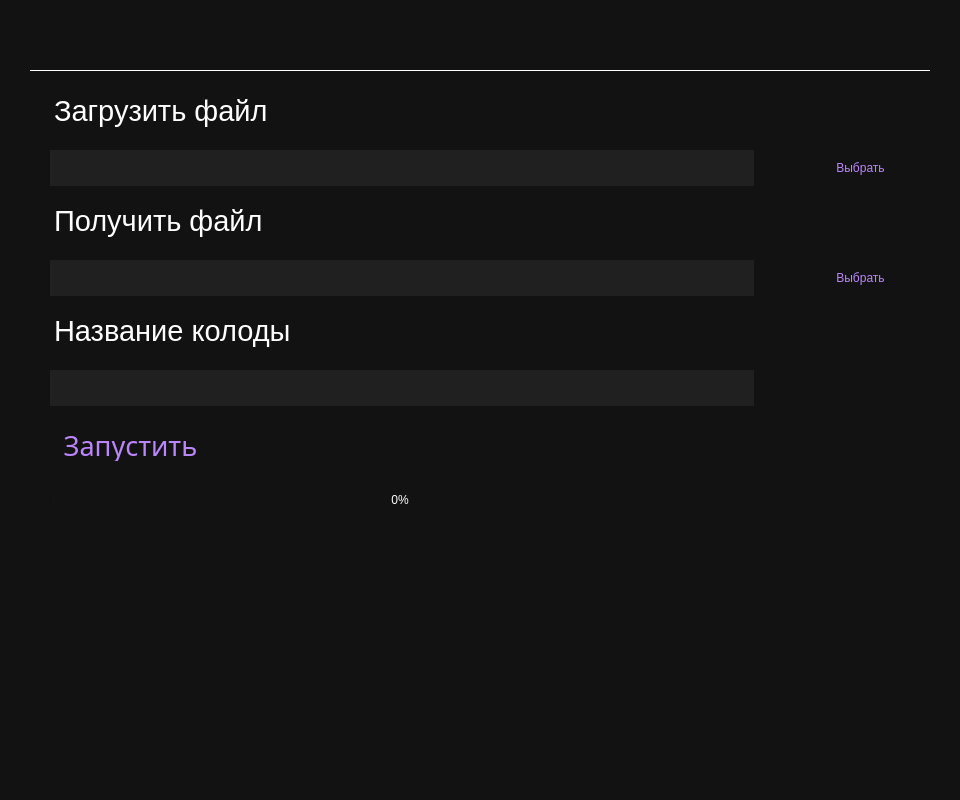
<?xml version="1.0" encoding="UTF-8"?>
<ui version="4.0">
 <class>MainWindow</class>
 <widget class="QMainWindow" name="MainWindow">
  <property name="geometry">
   <rect>
    <x>0</x>
    <y>0</y>
    <width>960</width>
    <height>800</height>
   </rect>
  </property>
  <property name="sizePolicy">
   <sizepolicy hsizetype="Fixed" vsizetype="Fixed">
    <horstretch>0</horstretch>
    <verstretch>0</verstretch>
   </sizepolicy>
  </property>
  <property name="minimumSize">
   <size>
    <width>960</width>
    <height>800</height>
   </size>
  </property>
  <property name="maximumSize">
   <size>
    <width>960</width>
    <height>800</height>
   </size>
  </property>
  <property name="font">
   <font>
    <family>Century Gothic</family>
    <pointsize>8</pointsize>
   </font>
  </property>
  <property name="mouseTracking">
   <bool>false</bool>
  </property>
  <property name="windowTitle">
   <string>MainWindow</string>
  </property>
  <property name="styleSheet">
   <string notr="true">*{
	border: none;
}
</string>
  </property>
  <property name="animated">
   <bool>true</bool>
  </property>
  <widget class="QWidget" name="centralwidget">
   <property name="styleSheet">
    <string notr="true">*{
	background-color: #121212;
}

#line{
	background-color: #ffffff;
}</string>
   </property>
   <widget class="QWidget" name="mainMenuContainer" native="true">
    <property name="geometry">
     <rect>
      <x>0</x>
      <y>0</y>
      <width>960</width>
      <height>70</height>
     </rect>
    </property>
    <property name="sizePolicy">
     <sizepolicy hsizetype="Fixed" vsizetype="Fixed">
      <horstretch>0</horstretch>
      <verstretch>0</verstretch>
     </sizepolicy>
    </property>
    <property name="minimumSize">
     <size>
      <width>960</width>
      <height>70</height>
     </size>
    </property>
    <property name="maximumSize">
     <size>
      <width>960</width>
      <height>70</height>
     </size>
    </property>
    <property name="sizeIncrement">
     <size>
      <width>960</width>
      <height>70</height>
     </size>
    </property>
    <property name="styleSheet">
     <string notr="true"/>
    </property>
    <widget class="QFrame" name="mainMenuFrame">
     <property name="enabled">
      <bool>true</bool>
     </property>
     <property name="geometry">
      <rect>
       <x>30</x>
       <y>15</y>
       <width>907</width>
       <height>40</height>
      </rect>
     </property>
     <property name="sizePolicy">
      <sizepolicy hsizetype="Fixed" vsizetype="Fixed">
       <horstretch>0</horstretch>
       <verstretch>0</verstretch>
      </sizepolicy>
     </property>
     <property name="minimumSize">
      <size>
       <width>907</width>
       <height>40</height>
      </size>
     </property>
     <property name="maximumSize">
      <size>
       <width>907</width>
       <height>40</height>
      </size>
     </property>
     <property name="sizeIncrement">
      <size>
       <width>907</width>
       <height>40</height>
      </size>
     </property>
     <property name="frameShape">
      <enum>QFrame::StyledPanel</enum>
     </property>
     <property name="frameShadow">
      <enum>QFrame::Raised</enum>
     </property>
     <widget class="QPushButton" name="settingButton">
      <property name="enabled">
       <bool>true</bool>
      </property>
      <property name="geometry">
       <rect>
        <x>0</x>
        <y>0</y>
        <width>40</width>
        <height>40</height>
       </rect>
      </property>
      <property name="sizePolicy">
       <sizepolicy hsizetype="Fixed" vsizetype="Fixed">
        <horstretch>0</horstretch>
        <verstretch>0</verstretch>
       </sizepolicy>
      </property>
      <property name="minimumSize">
       <size>
        <width>40</width>
        <height>40</height>
       </size>
      </property>
      <property name="maximumSize">
       <size>
        <width>40</width>
        <height>40</height>
       </size>
      </property>
      <property name="sizeIncrement">
       <size>
        <width>0</width>
        <height>0</height>
       </size>
      </property>
      <property name="baseSize">
       <size>
        <width>40</width>
        <height>40</height>
       </size>
      </property>
      <property name="cursor">
       <cursorShape>PointingHandCursor</cursorShape>
      </property>
      <property name="autoFillBackground">
       <bool>false</bool>
      </property>
      <property name="styleSheet">
       <string notr="true">#mainMenuFrame{
	color: #bb86fc;
}</string>
      </property>
      <property name="text">
       <string/>
      </property>
      <property name="icon">
       <iconset resource="resources.qrc">
        <normaloff>:/icons/icons/iconizer-settings.svg</normaloff>:/icons/icons/iconizer-settings.svg</iconset>
      </property>
      <property name="iconSize">
       <size>
        <width>40</width>
        <height>40</height>
       </size>
      </property>
     </widget>
     <widget class="QPushButton" name="reportButton">
      <property name="geometry">
       <rect>
        <x>684</x>
        <y>2</y>
        <width>40</width>
        <height>40</height>
       </rect>
      </property>
      <property name="sizePolicy">
       <sizepolicy hsizetype="Fixed" vsizetype="Fixed">
        <horstretch>0</horstretch>
        <verstretch>0</verstretch>
       </sizepolicy>
      </property>
      <property name="minimumSize">
       <size>
        <width>40</width>
        <height>40</height>
       </size>
      </property>
      <property name="maximumSize">
       <size>
        <width>40</width>
        <height>40</height>
       </size>
      </property>
      <property name="cursor">
       <cursorShape>PointingHandCursor</cursorShape>
      </property>
      <property name="text">
       <string/>
      </property>
      <property name="icon">
       <iconset resource="resources.qrc">
        <normaloff>:/icons/icons/iconizer-alert-circle.svg</normaloff>:/icons/icons/iconizer-alert-circle.svg</iconset>
      </property>
      <property name="iconSize">
       <size>
        <width>38</width>
        <height>38</height>
       </size>
      </property>
     </widget>
     <widget class="QPushButton" name="helpButton">
      <property name="geometry">
       <rect>
        <x>744</x>
        <y>2</y>
        <width>40</width>
        <height>40</height>
       </rect>
      </property>
      <property name="sizePolicy">
       <sizepolicy hsizetype="Fixed" vsizetype="Fixed">
        <horstretch>0</horstretch>
        <verstretch>0</verstretch>
       </sizepolicy>
      </property>
      <property name="minimumSize">
       <size>
        <width>40</width>
        <height>40</height>
       </size>
      </property>
      <property name="maximumSize">
       <size>
        <width>40</width>
        <height>40</height>
       </size>
      </property>
      <property name="cursor">
       <cursorShape>PointingHandCursor</cursorShape>
      </property>
      <property name="text">
       <string/>
      </property>
      <property name="icon">
       <iconset resource="resources.qrc">
        <normaloff>:/icons/icons/iconizer-help-circle.svg</normaloff>:/icons/icons/iconizer-help-circle.svg</iconset>
      </property>
      <property name="iconSize">
       <size>
        <width>38</width>
        <height>38</height>
       </size>
      </property>
     </widget>
     <widget class="QPushButton" name="exitButton">
      <property name="geometry">
       <rect>
        <x>849</x>
        <y>2</y>
        <width>40</width>
        <height>40</height>
       </rect>
      </property>
      <property name="sizePolicy">
       <sizepolicy hsizetype="Fixed" vsizetype="Fixed">
        <horstretch>0</horstretch>
        <verstretch>0</verstretch>
       </sizepolicy>
      </property>
      <property name="minimumSize">
       <size>
        <width>40</width>
        <height>40</height>
       </size>
      </property>
      <property name="maximumSize">
       <size>
        <width>40</width>
        <height>40</height>
       </size>
      </property>
      <property name="cursor">
       <cursorShape>PointingHandCursor</cursorShape>
      </property>
      <property name="text">
       <string/>
      </property>
      <property name="icon">
       <iconset resource="resources.qrc">
        <normaloff>:/icons/icons/iconizer-x.svg</normaloff>:/icons/icons/iconizer-x.svg</iconset>
      </property>
      <property name="iconSize">
       <size>
        <width>38</width>
        <height>38</height>
       </size>
      </property>
     </widget>
    </widget>
   </widget>
   <widget class="QWidget" name="mainAreaWidget" native="true">
    <property name="geometry">
     <rect>
      <x>0</x>
      <y>70</y>
      <width>960</width>
      <height>730</height>
     </rect>
    </property>
    <property name="sizePolicy">
     <sizepolicy hsizetype="Fixed" vsizetype="Fixed">
      <horstretch>0</horstretch>
      <verstretch>0</verstretch>
     </sizepolicy>
    </property>
    <property name="minimumSize">
     <size>
      <width>960</width>
      <height>730</height>
     </size>
    </property>
    <property name="sizeIncrement">
     <size>
      <width>960</width>
      <height>730</height>
     </size>
    </property>
    <property name="styleSheet">
     <string notr="true">*{
	color: #ffffff;
}</string>
    </property>
    <widget class="QFrame" name="uploadFrame">
     <property name="enabled">
      <bool>true</bool>
     </property>
     <property name="geometry">
      <rect>
       <x>30</x>
       <y>20</y>
       <width>900</width>
       <height>100</height>
      </rect>
     </property>
     <property name="sizePolicy">
      <sizepolicy hsizetype="Fixed" vsizetype="Fixed">
       <horstretch>0</horstretch>
       <verstretch>0</verstretch>
      </sizepolicy>
     </property>
     <property name="minimumSize">
      <size>
       <width>900</width>
       <height>100</height>
      </size>
     </property>
     <property name="maximumSize">
      <size>
       <width>900</width>
       <height>100</height>
      </size>
     </property>
     <property name="styleSheet">
      <string notr="true">Line{
	background-color: #bb86fc;
}</string>
     </property>
     <property name="frameShape">
      <enum>QFrame::StyledPanel</enum>
     </property>
     <property name="frameShadow">
      <enum>QFrame::Raised</enum>
     </property>
     <widget class="QTextEdit" name="uploadTextEdit">
      <property name="geometry">
       <rect>
        <x>20</x>
        <y>60</y>
        <width>704</width>
        <height>36</height>
       </rect>
      </property>
      <property name="cursor" stdset="0">
       <cursorShape>IBeamCursor</cursorShape>
      </property>
      <property name="styleSheet">
       <string notr="true">*{
	color: #808080;
	background-color: #202020;
}</string>
      </property>
      <property name="html">
       <string>&lt;!DOCTYPE HTML PUBLIC &quot;-//W3C//DTD HTML 4.0//EN&quot; &quot;http://www.w3.org/TR/REC-html40/strict.dtd&quot;&gt;
&lt;html&gt;&lt;head&gt;&lt;meta name=&quot;qrichtext&quot; content=&quot;1&quot; /&gt;&lt;style type=&quot;text/css&quot;&gt;
p, li { white-space: pre-wrap; }
&lt;/style&gt;&lt;/head&gt;&lt;body style=&quot; font-family:'MS Shell Dlg 2'; font-size:8.25pt; font-weight:400; font-style:normal;&quot;&gt;
&lt;p style=&quot;-qt-paragraph-type:empty; margin-top:0px; margin-bottom:0px; margin-left:0px; margin-right:0px; -qt-block-indent:0; text-indent:0px;&quot;&gt;&lt;br /&gt;&lt;/p&gt;&lt;/body&gt;&lt;/html&gt;</string>
      </property>
     </widget>
     <widget class="QPushButton" name="upload_choisePushButton">
      <property name="geometry">
       <rect>
        <x>771</x>
        <y>60</y>
        <width>119</width>
        <height>35</height>
       </rect>
      </property>
      <property name="cursor">
       <cursorShape>PointingHandCursor</cursorShape>
      </property>
      <property name="styleSheet">
       <string notr="true">*{
	font: 14pt &quot;Century Gothic&quot;;
	color: #bb86fc;
	
	selection-background-color: rgb(32, 32, 32);
}
</string>
      </property>
      <property name="text">
       <string>Выбрать</string>
      </property>
     </widget>
     <widget class="Line" name="upload_line_top">
      <property name="geometry">
       <rect>
        <x>772</x>
        <y>60</y>
        <width>119</width>
        <height>1</height>
       </rect>
      </property>
      <property name="styleSheet">
       <string notr="true">*{
	color: #bb86fc
}</string>
      </property>
      <property name="orientation">
       <enum>Qt::Horizontal</enum>
      </property>
     </widget>
     <widget class="Line" name="upload_line_down">
      <property name="geometry">
       <rect>
        <x>772</x>
        <y>94</y>
        <width>119</width>
        <height>1</height>
       </rect>
      </property>
      <property name="styleSheet">
       <string notr="true">*{
	color: #bb86fc
}</string>
      </property>
      <property name="orientation">
       <enum>Qt::Horizontal</enum>
      </property>
     </widget>
     <widget class="Line" name="upload_line_right">
      <property name="geometry">
       <rect>
        <x>772</x>
        <y>60</y>
        <width>1</width>
        <height>35</height>
       </rect>
      </property>
      <property name="orientation">
       <enum>Qt::Vertical</enum>
      </property>
     </widget>
     <widget class="Line" name="upload_line_left">
      <property name="geometry">
       <rect>
        <x>890</x>
        <y>60</y>
        <width>1</width>
        <height>35</height>
       </rect>
      </property>
      <property name="orientation">
       <enum>Qt::Vertical</enum>
      </property>
     </widget>
     <widget class="QTextBrowser" name="uploadTextBrowser">
      <property name="geometry">
       <rect>
        <x>20</x>
        <y>0</y>
        <width>271</width>
        <height>51</height>
       </rect>
      </property>
      <property name="html">
       <string>&lt;!DOCTYPE HTML PUBLIC &quot;-//W3C//DTD HTML 4.0//EN&quot; &quot;http://www.w3.org/TR/REC-html40/strict.dtd&quot;&gt;
&lt;html&gt;&lt;head&gt;&lt;meta name=&quot;qrichtext&quot; content=&quot;1&quot; /&gt;&lt;style type=&quot;text/css&quot;&gt;
p, li { white-space: pre-wrap; }
&lt;/style&gt;&lt;/head&gt;&lt;body style=&quot; font-family:'MS Shell Dlg 2'; font-size:8.25pt; font-weight:400; font-style:normal;&quot;&gt;
&lt;p style=&quot; margin-top:0px; margin-bottom:0px; margin-left:0px; margin-right:0px; -qt-block-indent:0; text-indent:0px;&quot;&gt;&lt;span style=&quot; font-size:22pt;&quot;&gt;Загрузить файл&lt;/span&gt;&lt;/p&gt;&lt;/body&gt;&lt;/html&gt;</string>
      </property>
     </widget>
    </widget>
    <widget class="QFrame" name="uploadFrame_2">
     <property name="enabled">
      <bool>true</bool>
     </property>
     <property name="geometry">
      <rect>
       <x>30</x>
       <y>130</y>
       <width>900</width>
       <height>100</height>
      </rect>
     </property>
     <property name="sizePolicy">
      <sizepolicy hsizetype="Fixed" vsizetype="Fixed">
       <horstretch>0</horstretch>
       <verstretch>0</verstretch>
      </sizepolicy>
     </property>
     <property name="minimumSize">
      <size>
       <width>900</width>
       <height>100</height>
      </size>
     </property>
     <property name="maximumSize">
      <size>
       <width>900</width>
       <height>100</height>
      </size>
     </property>
     <property name="styleSheet">
      <string notr="true">Line{
	background-color: #bb86fc;
}</string>
     </property>
     <property name="frameShape">
      <enum>QFrame::StyledPanel</enum>
     </property>
     <property name="frameShadow">
      <enum>QFrame::Raised</enum>
     </property>
     <widget class="QTextEdit" name="uploadTextEdit_2">
      <property name="geometry">
       <rect>
        <x>20</x>
        <y>60</y>
        <width>704</width>
        <height>36</height>
       </rect>
      </property>
      <property name="sizePolicy">
       <sizepolicy hsizetype="Fixed" vsizetype="Fixed">
        <horstretch>0</horstretch>
        <verstretch>0</verstretch>
       </sizepolicy>
      </property>
      <property name="cursor" stdset="0">
       <cursorShape>IBeamCursor</cursorShape>
      </property>
      <property name="styleSheet">
       <string notr="true">*{
	color: #808080;
	background-color: #202020;
}</string>
      </property>
      <property name="html">
       <string>&lt;!DOCTYPE HTML PUBLIC &quot;-//W3C//DTD HTML 4.0//EN&quot; &quot;http://www.w3.org/TR/REC-html40/strict.dtd&quot;&gt;
&lt;html&gt;&lt;head&gt;&lt;meta name=&quot;qrichtext&quot; content=&quot;1&quot; /&gt;&lt;style type=&quot;text/css&quot;&gt;
p, li { white-space: pre-wrap; }
&lt;/style&gt;&lt;/head&gt;&lt;body style=&quot; font-family:'MS Shell Dlg 2'; font-size:8.25pt; font-weight:400; font-style:normal;&quot;&gt;
&lt;p style=&quot;-qt-paragraph-type:empty; margin-top:0px; margin-bottom:0px; margin-left:0px; margin-right:0px; -qt-block-indent:0; text-indent:0px;&quot;&gt;&lt;br /&gt;&lt;/p&gt;&lt;/body&gt;&lt;/html&gt;</string>
      </property>
     </widget>
     <widget class="QPushButton" name="upload_choisePushButton_2">
      <property name="geometry">
       <rect>
        <x>771</x>
        <y>60</y>
        <width>119</width>
        <height>35</height>
       </rect>
      </property>
      <property name="cursor">
       <cursorShape>PointingHandCursor</cursorShape>
      </property>
      <property name="styleSheet">
       <string notr="true">*{
	font: 14pt &quot;Century Gothic&quot;;
	color: #bb86fc;
	
	selection-background-color: rgb(32, 32, 32);
}
</string>
      </property>
      <property name="text">
       <string>Выбрать</string>
      </property>
     </widget>
     <widget class="Line" name="upload_line_top_2">
      <property name="geometry">
       <rect>
        <x>772</x>
        <y>60</y>
        <width>119</width>
        <height>1</height>
       </rect>
      </property>
      <property name="styleSheet">
       <string notr="true">*{
	color: #bb86fc
}</string>
      </property>
      <property name="orientation">
       <enum>Qt::Horizontal</enum>
      </property>
     </widget>
     <widget class="Line" name="upload_line_down_2">
      <property name="geometry">
       <rect>
        <x>772</x>
        <y>94</y>
        <width>119</width>
        <height>1</height>
       </rect>
      </property>
      <property name="styleSheet">
       <string notr="true">*{
	color: #bb86fc
}</string>
      </property>
      <property name="orientation">
       <enum>Qt::Horizontal</enum>
      </property>
     </widget>
     <widget class="Line" name="upload_line_right_2">
      <property name="geometry">
       <rect>
        <x>772</x>
        <y>60</y>
        <width>1</width>
        <height>35</height>
       </rect>
      </property>
      <property name="orientation">
       <enum>Qt::Vertical</enum>
      </property>
     </widget>
     <widget class="Line" name="upload_line_left_2">
      <property name="geometry">
       <rect>
        <x>890</x>
        <y>60</y>
        <width>1</width>
        <height>35</height>
       </rect>
      </property>
      <property name="orientation">
       <enum>Qt::Vertical</enum>
      </property>
     </widget>
     <widget class="QTextBrowser" name="uploadTextBrowser_2">
      <property name="geometry">
       <rect>
        <x>20</x>
        <y>0</y>
        <width>271</width>
        <height>51</height>
       </rect>
      </property>
      <property name="html">
       <string>&lt;!DOCTYPE HTML PUBLIC &quot;-//W3C//DTD HTML 4.0//EN&quot; &quot;http://www.w3.org/TR/REC-html40/strict.dtd&quot;&gt;
&lt;html&gt;&lt;head&gt;&lt;meta name=&quot;qrichtext&quot; content=&quot;1&quot; /&gt;&lt;style type=&quot;text/css&quot;&gt;
p, li { white-space: pre-wrap; }
&lt;/style&gt;&lt;/head&gt;&lt;body style=&quot; font-family:'MS Shell Dlg 2'; font-size:8.25pt; font-weight:400; font-style:normal;&quot;&gt;
&lt;p style=&quot; margin-top:0px; margin-bottom:0px; margin-left:0px; margin-right:0px; -qt-block-indent:0; text-indent:0px;&quot;&gt;&lt;span style=&quot; font-size:22pt;&quot;&gt;Получить файл&lt;/span&gt;&lt;/p&gt;&lt;/body&gt;&lt;/html&gt;</string>
      </property>
     </widget>
    </widget>
    <widget class="QFrame" name="uploadFrame_3">
     <property name="enabled">
      <bool>true</bool>
     </property>
     <property name="geometry">
      <rect>
       <x>30</x>
       <y>240</y>
       <width>900</width>
       <height>100</height>
      </rect>
     </property>
     <property name="sizePolicy">
      <sizepolicy hsizetype="Fixed" vsizetype="Fixed">
       <horstretch>0</horstretch>
       <verstretch>0</verstretch>
      </sizepolicy>
     </property>
     <property name="minimumSize">
      <size>
       <width>900</width>
       <height>100</height>
      </size>
     </property>
     <property name="maximumSize">
      <size>
       <width>900</width>
       <height>100</height>
      </size>
     </property>
     <property name="styleSheet">
      <string notr="true">Line{
	background-color: #bb86fc;
}</string>
     </property>
     <property name="frameShape">
      <enum>QFrame::StyledPanel</enum>
     </property>
     <property name="frameShadow">
      <enum>QFrame::Raised</enum>
     </property>
     <widget class="QTextEdit" name="uploadTextEdit_3">
      <property name="geometry">
       <rect>
        <x>20</x>
        <y>60</y>
        <width>704</width>
        <height>36</height>
       </rect>
      </property>
      <property name="sizePolicy">
       <sizepolicy hsizetype="Fixed" vsizetype="Fixed">
        <horstretch>0</horstretch>
        <verstretch>0</verstretch>
       </sizepolicy>
      </property>
      <property name="cursor" stdset="0">
       <cursorShape>IBeamCursor</cursorShape>
      </property>
      <property name="styleSheet">
       <string notr="true">*{
	color: #808080;
	background-color: #202020;
}</string>
      </property>
      <property name="html">
       <string>&lt;!DOCTYPE HTML PUBLIC &quot;-//W3C//DTD HTML 4.0//EN&quot; &quot;http://www.w3.org/TR/REC-html40/strict.dtd&quot;&gt;
&lt;html&gt;&lt;head&gt;&lt;meta name=&quot;qrichtext&quot; content=&quot;1&quot; /&gt;&lt;style type=&quot;text/css&quot;&gt;
p, li { white-space: pre-wrap; }
&lt;/style&gt;&lt;/head&gt;&lt;body style=&quot; font-family:'MS Shell Dlg 2'; font-size:8.25pt; font-weight:400; font-style:normal;&quot;&gt;
&lt;p style=&quot;-qt-paragraph-type:empty; margin-top:0px; margin-bottom:0px; margin-left:0px; margin-right:0px; -qt-block-indent:0; text-indent:0px;&quot;&gt;&lt;br /&gt;&lt;/p&gt;&lt;/body&gt;&lt;/html&gt;</string>
      </property>
     </widget>
     <widget class="QTextBrowser" name="uploadTextBrowser_3">
      <property name="geometry">
       <rect>
        <x>20</x>
        <y>0</y>
        <width>271</width>
        <height>51</height>
       </rect>
      </property>
      <property name="html">
       <string>&lt;!DOCTYPE HTML PUBLIC &quot;-//W3C//DTD HTML 4.0//EN&quot; &quot;http://www.w3.org/TR/REC-html40/strict.dtd&quot;&gt;
&lt;html&gt;&lt;head&gt;&lt;meta name=&quot;qrichtext&quot; content=&quot;1&quot; /&gt;&lt;style type=&quot;text/css&quot;&gt;
p, li { white-space: pre-wrap; }
&lt;/style&gt;&lt;/head&gt;&lt;body style=&quot; font-family:'MS Shell Dlg 2'; font-size:8.25pt; font-weight:400; font-style:normal;&quot;&gt;
&lt;p style=&quot; margin-top:0px; margin-bottom:0px; margin-left:0px; margin-right:0px; -qt-block-indent:0; text-indent:0px;&quot;&gt;&lt;span style=&quot; font-size:22pt;&quot;&gt;Название колоды&lt;/span&gt;&lt;/p&gt;&lt;/body&gt;&lt;/html&gt;</string>
      </property>
     </widget>
    </widget>
    <widget class="QPushButton" name="PushButtonStart">
     <property name="geometry">
      <rect>
       <x>50</x>
       <y>360</y>
       <width>161</width>
       <height>31</height>
      </rect>
     </property>
     <property name="sizePolicy">
      <sizepolicy hsizetype="Fixed" vsizetype="Fixed">
       <horstretch>0</horstretch>
       <verstretch>0</verstretch>
      </sizepolicy>
     </property>
     <property name="font">
      <font>
       <family>Century Gothic</family>
       <pointsize>20</pointsize>
       <weight>50</weight>
       <italic>false</italic>
       <bold>false</bold>
      </font>
     </property>
     <property name="cursor">
      <cursorShape>PointingHandCursor</cursorShape>
     </property>
     <property name="styleSheet">
      <string notr="true">*{
	font: 20pt &quot;Century Gothic&quot;;
	color: #bb86fc;
	
	selection-background-color: rgb(32, 32, 32);
}
</string>
     </property>
     <property name="text">
      <string>Запустить</string>
     </property>
     <property name="icon">
      <iconset resource="resources.qrc">
       <normaloff>:/icons/icons/iconizer-play.svg</normaloff>:/icons/icons/iconizer-play.svg</iconset>
     </property>
     <property name="iconSize">
      <size>
       <width>20</width>
       <height>20</height>
      </size>
     </property>
    </widget>
    <widget class="QProgressBar" name="progressBar">
     <property name="geometry">
      <rect>
       <x>50</x>
       <y>420</y>
       <width>701</width>
       <height>21</height>
      </rect>
     </property>
     <property name="styleSheet">
      <string notr="true">*{
	font: 12pt &quot;Century Gothic&quot;;
	color: #00000;
}
</string>
     </property>
     <property name="value">
      <number>0</number>
     </property>
     <property name="alignment">
      <set>Qt::AlignCenter</set>
     </property>
    </widget>
    <widget class="QWidget" name="widget" native="true">
     <property name="geometry">
      <rect>
       <x>30</x>
       <y>490</y>
       <width>681</width>
       <height>81</height>
      </rect>
     </property>
     <property name="styleSheet">
      <string notr="true">Line{
	background-color: #bb86fc;
}</string>
     </property>
     <widget class="QTextBrowser" name="Error_textBrowser">
      <property name="geometry">
       <rect>
        <x>20</x>
        <y>0</y>
        <width>701</width>
        <height>71</height>
       </rect>
      </property>
      <property name="html">
       <string>&lt;!DOCTYPE HTML PUBLIC &quot;-//W3C//DTD HTML 4.0//EN&quot; &quot;http://www.w3.org/TR/REC-html40/strict.dtd&quot;&gt;
&lt;html&gt;&lt;head&gt;&lt;meta name=&quot;qrichtext&quot; content=&quot;1&quot; /&gt;&lt;style type=&quot;text/css&quot;&gt;
p, li { white-space: pre-wrap; }
&lt;/style&gt;&lt;/head&gt;&lt;body style=&quot; font-family:'MS Shell Dlg 2'; font-size:8.25pt; font-weight:400; font-style:normal;&quot;&gt;
&lt;p style=&quot; margin-top:0px; margin-bottom:0px; margin-left:0px; margin-right:0px; -qt-block-indent:0; text-indent:0px;&quot;&gt; &lt;/p&gt;&lt;/body&gt;&lt;/html&gt;</string>
      </property>
     </widget>
    </widget>
   </widget>
   <widget class="Line" name="line">
    <property name="geometry">
     <rect>
      <x>30</x>
      <y>70</y>
      <width>900</width>
      <height>1</height>
     </rect>
    </property>
    <property name="styleSheet">
     <string notr="true"/>
    </property>
    <property name="orientation">
     <enum>Qt::Horizontal</enum>
    </property>
   </widget>
  </widget>
 </widget>
 <resources>
  <include location="resources.qrc"/>
 </resources>
 <connections/>
</ui>
